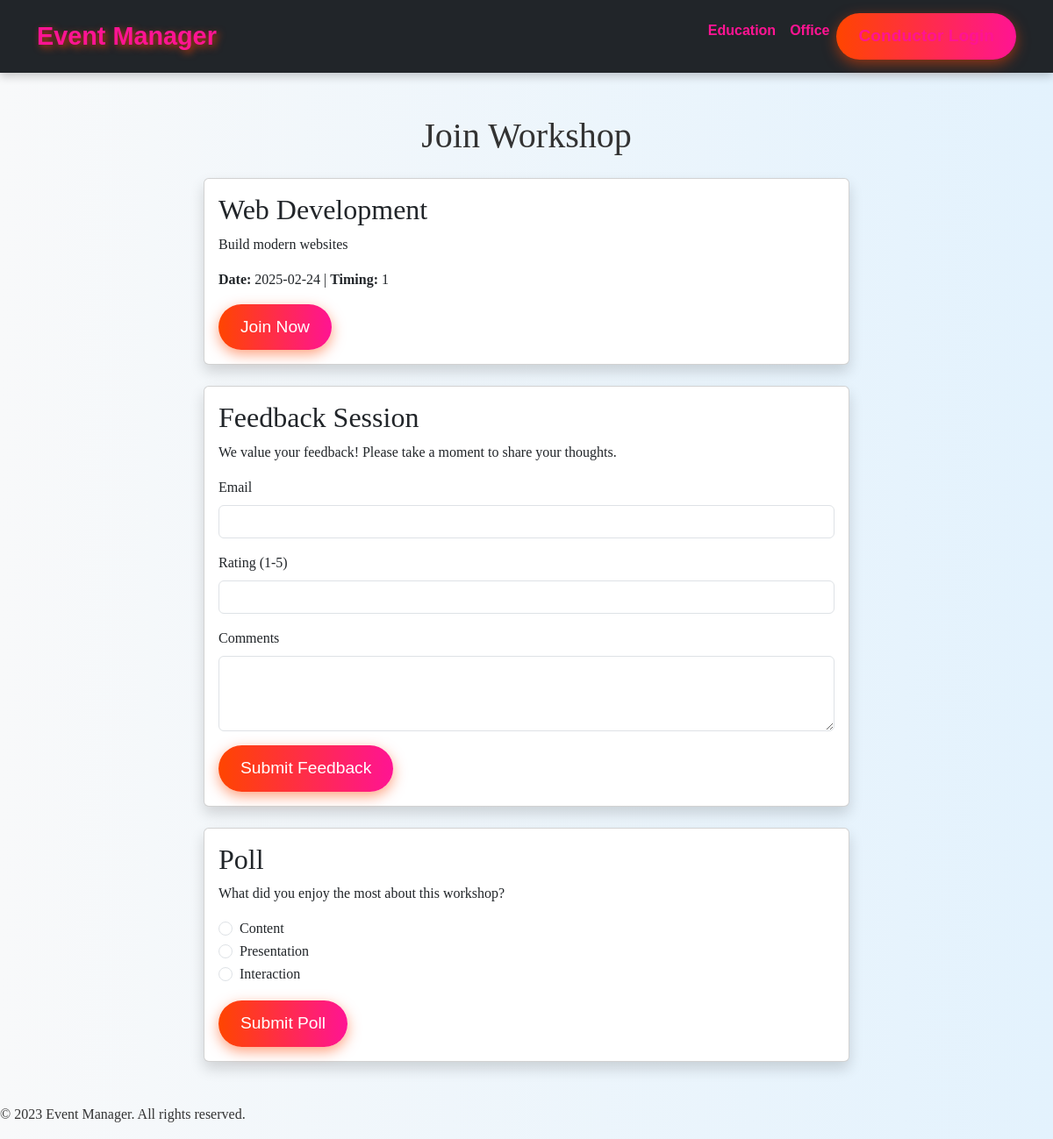
Page /workshop/2 on the committed database.
### tables this page shows
CREATE TABLE workshops
                 (id INTEGER PRIMARY KEY, title TEXT, description TEXT, date TEXT, type TEXT, conductor_id INTEGER, timing TEXT);

### app.py (the view)
@app.route('/workshop/<int:workshop_id>')
def workshop(workshop_id):
    conn = sqlite3.connect('database.db')
    c = conn.cursor()
    c.execute("SELECT * FROM workshops WHERE id = ?", (workshop_id,))
    workshop = c.fetchone()
    conn.close()
    if not workshop:
        flash("Workshop not found.")
        return redirect(url_for('index'))
    return render_template('workshop.html', workshop=workshop)

### templates/workshop.html (shortened to what this page needs)
<!DOCTYPE html>
<html lang="en">
<head>
    <link href="https://cdn.jsdelivr.net/npm/bootstrap@5.3.0/dist/css/bootstrap.min.css" rel="stylesheet">
    <link rel="stylesheet" href="/static/styles.css">
</head>
<body class="bg-light">
    <nav class="navbar navbar-expand-lg navbar-dark bg-dark">
        <div class="container">
            <a class="navbar-brand" href="/">Event Manager</a>
            <div class="collapse navbar-collapse" id="navbarNav">
                <ul class="navbar-nav ms-auto">
                    <li class="nav-item">
                        <a class="nav-link" href="/education">Education</a>
                    </li>
                    <li class="nav-item">
                        <a class="nav-link" href="/office">Office</a>
                    </li>
                    <li class="nav-item">
                        <a class="btn btn-primary" href="{{ url_for('conductor_login') }}">Conductor Login</a>
                    </li>
                </ul>
            </div>
        </div>
    </nav>
    <div class="container my-5">
        <h1 class="text-center mb-4">Join Workshop</h1>
        <div class="row">
            <div class="col-md-8 mx-auto">
                <div class="card shadow">
                    <div class="card-body">
                        <h2 class="card-title">{{ workshop[1] }}</h2>
                        <p class="card-text">{{ workshop[2] }}</p>
                        <p class="card-text"><strong>Date:</strong> {{ workshop[3] }} | <strong>Timing:</strong> {{ workshop[5] }}</p>
                        <a href="#" class="btn btn-primary">Join Now</a>
                    </div>
                </div>
                <div class="card shadow mt-4">
                    <div class="card-body">
                        <h2 class="card-title">Feedback Session</h2>
                        <p class="card-text">We value your feedback! Please take a moment to share your thoughts.</p>
                        <form method="POST" action="{{ url_for('feedback', workshop_id=workshop[0]) }}">
                            <div class="mb-3">
                                <label for="email" class="form-label">Email</label>
                                <input type="email" class="form-control" id="email" name="email" required>
                            </div>
                            <div class="mb-3">
                                <label for="rating" class="form-label">Rating (1-5)</label>
                                <input type="number" class="form-control" id="rating" name="rating" min="1" max="5" required>
                            </div>
                            <div class="mb-3">
                                <label for="comments" class="form-label">Comments</label>
                                <textarea class="form-control" id="comments" name="comments" rows="3" required></textarea>
                            </div>
                            <button type="submit" class="btn btn-primary">Submit Feedback</button>
                        </form>
                    </div>
                </div>
                <div class="card shadow mt-4">
                    <div class="card-body">
                        <h2 class="card-title">Poll</h2>
                        <p class="card-text">What did you enjoy the most about this workshop?</p>
                        <form id="pollForm">
                            <div class="form-check">
                                <input class="form-check-input" type="radio" name="poll" id="poll1" value="Content">
                                <label class="form-check-label" for="poll1">Content</label>
                            </div>
                            <div class="form-check">
                                <input class="form-check-input" type="radio" name="poll" id="poll2" value="Presentation">
                                <label class="form-check-label" for="poll2">Presentation</label>
                            </div>
                            <div class="form-check">
                                <input class="form-check-input" type="radio" name="poll" id="poll3" value="Interaction">
                                <label class="form-check-label" for="poll3">Interaction</label>
                            </div>
                            <button type="submit" class="btn btn-primary mt-3">Submit Poll</button>
                        </form>
                    </div>
                </div>
            </div>
        </div>
    </div>
    <footer>
        <p>&copy; 2023 Event Manager. All rights reserved.</p>
    </footer>
</body>
</html>

### static/styles.css (style rules this page uses)
body { font-family: 'Playfair Display', serif; background: linear-gradient(to right, #f8f9fa, #e3f2fd); color: #333; margin: 0; padding: 0; overflow-x: hidden; animation: fadeIn 1.5s ease-in; }
.navbar { background: rgba(255, 255, 255, 0.9); padding: 15px; transition: 0.3s ease-in-out; animation: slideDown 1s ease-in-out; box-shadow: 0px 4px 10px rgba(0, 0, 0, 0.2); font-family: 'Montserrat', sans-serif; }
.navbar-brand { font-size: 1.8rem; font-weight: bold; color: #ff4500 !important; text-shadow: 3px 3px 8px rgba(255, 69, 0, 0.7); font-family: 'Dancing Script', cursive; }
.navbar a { color: #ff1493 !important; transition: 0.3s; position: relative; font-weight: bold; font-family: 'Montserrat', sans-serif; }
.btn-primary { background: linear-gradient(to right, #ff4500, #ff1493); border: none; padding: 12px 25px; border-radius: 30px; transition: all 0.3s ease; box-shadow: 0px 5px 15px rgba(255, 69, 0, 0.5); font-family: 'Poppins', sans-serif; font-size: 1.2rem; }

### rows in the picture
workshops: title "Web Development", description "Build modern websites", date "2025-02-24", conductor "1"
